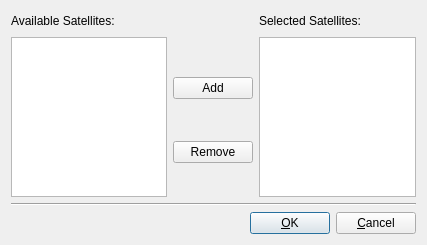
<?xml version="1.0" encoding="UTF-8"?>
<ui version="4.0">
 <class>satelliteSelectionBase</class>
 <widget class="QDialog" name="satelliteSelectionBase">
  <property name="geometry">
   <rect>
    <x>0</x>
    <y>0</y>
    <width>427</width>
    <height>245</height>
   </rect>
  </property>
  <property name="windowTitle">
   <string>Satellite selection</string>
  </property>
  <property name="sizeGripEnabled">
   <bool>false</bool>
  </property>
  <layout class="QGridLayout">
   <property name="margin">
    <number>11</number>
   </property>
   <property name="spacing">
    <number>6</number>
   </property>
   <item row="2" column="0">
    <layout class="QHBoxLayout">
     <property name="spacing">
      <number>6</number>
     </property>
     <property name="margin">
      <number>0</number>
     </property>
     <item>
      <spacer name="Horizontal Spacing2">
       <property name="orientation">
        <enum>Qt::Horizontal</enum>
       </property>
       <property name="sizeType">
        <enum>QSizePolicy::Expanding</enum>
       </property>
       <property name="sizeHint" stdset="0">
        <size>
         <width>20</width>
         <height>20</height>
        </size>
       </property>
      </spacer>
     </item>
     <item>
      <widget class="QPushButton" name="buttonOk">
       <property name="text">
        <string>&amp;OK</string>
       </property>
       <property name="icon">
        <iconset>
         <normaloff>image0</normaloff>image0</iconset>
       </property>
       <property name="autoDefault">
        <bool>true</bool>
       </property>
       <property name="default">
        <bool>true</bool>
       </property>
      </widget>
     </item>
     <item>
      <widget class="QPushButton" name="buttonCancel">
       <property name="text">
        <string>&amp;Cancel</string>
       </property>
       <property name="icon">
        <iconset>
         <normaloff>image1</normaloff>image1</iconset>
       </property>
       <property name="autoDefault">
        <bool>true</bool>
       </property>
      </widget>
     </item>
    </layout>
   </item>
   <item row="1" column="0">
    <widget class="Line" name="Line1">
     <property name="frameShape">
      <enum>QFrame::HLine</enum>
     </property>
     <property name="frameShadow">
      <enum>QFrame::Sunken</enum>
     </property>
    </widget>
   </item>
   <item row="0" column="0">
    <layout class="QGridLayout">
     <item row="5" column="1">
      <spacer name="Spacer3">
       <property name="orientation">
        <enum>Qt::Vertical</enum>
       </property>
       <property name="sizeType">
        <enum>QSizePolicy::Expanding</enum>
       </property>
       <property name="sizeHint" stdset="0">
        <size>
         <width>20</width>
         <height>27</height>
        </size>
       </property>
      </spacer>
     </item>
     <item row="1" column="0" rowspan="5">
      <widget class="QListWidget" name="availableListBox">
       <property name="selectionMode">
        <enum>QAbstractItemView::MultiSelection</enum>
       </property>
      </widget>
     </item>
     <item row="0" column="0">
      <layout class="QHBoxLayout">
       <item>
        <widget class="QLabel" name="TextLabel1">
         <property name="text">
          <string>Available Satellites:</string>
         </property>
         <property name="wordWrap">
          <bool>false</bool>
         </property>
        </widget>
       </item>
       <item>
        <spacer name="spacer5">
         <property name="orientation">
          <enum>Qt::Horizontal</enum>
         </property>
         <property name="sizeType">
          <enum>QSizePolicy::Expanding</enum>
         </property>
         <property name="sizeHint" stdset="0">
          <size>
           <width>40</width>
           <height>20</height>
          </size>
         </property>
        </spacer>
       </item>
      </layout>
     </item>
     <item row="1" column="1">
      <spacer name="Spacer4">
       <property name="orientation">
        <enum>Qt::Vertical</enum>
       </property>
       <property name="sizeType">
        <enum>QSizePolicy::Expanding</enum>
       </property>
       <property name="sizeHint" stdset="0">
        <size>
         <width>20</width>
         <height>27</height>
        </size>
       </property>
      </spacer>
     </item>
     <item row="1" column="2" rowspan="5">
      <widget class="QListWidget" name="selectedListBox">
       <property name="selectionMode">
        <enum>QAbstractItemView::MultiSelection</enum>
       </property>
      </widget>
     </item>
     <item row="4" column="1">
      <widget class="QPushButton" name="buttonRemove">
       <property name="text">
        <string>Remove</string>
       </property>
       <property name="icon">
        <iconset>
         <normaloff>image2</normaloff>image2</iconset>
       </property>
      </widget>
     </item>
     <item row="3" column="1">
      <spacer name="Spacer5">
       <property name="orientation">
        <enum>Qt::Vertical</enum>
       </property>
       <property name="sizeType">
        <enum>QSizePolicy::Expanding</enum>
       </property>
       <property name="sizeHint" stdset="0">
        <size>
         <width>20</width>
         <height>28</height>
        </size>
       </property>
      </spacer>
     </item>
     <item row="0" column="2">
      <layout class="QHBoxLayout">
       <item>
        <widget class="QLabel" name="TextLabel2">
         <property name="text">
          <string>Selected Satellites:</string>
         </property>
         <property name="wordWrap">
          <bool>false</bool>
         </property>
        </widget>
       </item>
       <item>
        <spacer name="spacer6">
         <property name="orientation">
          <enum>Qt::Horizontal</enum>
         </property>
         <property name="sizeType">
          <enum>QSizePolicy::Expanding</enum>
         </property>
         <property name="sizeHint" stdset="0">
          <size>
           <width>40</width>
           <height>20</height>
          </size>
         </property>
        </spacer>
       </item>
      </layout>
     </item>
     <item row="2" column="1">
      <widget class="QPushButton" name="buttonAdd">
       <property name="text">
        <string>Add</string>
       </property>
       <property name="icon">
        <iconset>
         <normaloff>image3</normaloff>image3</iconset>
       </property>
      </widget>
     </item>
    </layout>
   </item>
  </layout>
 </widget>
 <layoutdefault spacing="6" margin="11"/>
 <customwidgets>
  <customwidget>
   <class>QFrame</class>
   <extends>QFrame</extends>
   <header>QFrame</header>
   <container>1</container>
  </customwidget>
  <customwidget>
   <class>QListWidget</class>
   <header>QListWidget</header>
  </customwidget>
 </customwidgets>
 <includes>
  <include location="local">QListWidget</include>
 </includes>
 <resources/>
 <connections/>
</ui>
